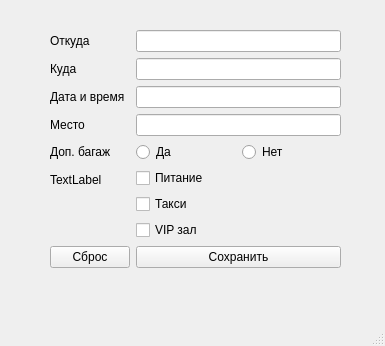
<?xml version="1.0" encoding="UTF-8"?>
<ui version="4.0">
 <class>MainWindow</class>
 <widget class="QMainWindow" name="MainWindow">
  <property name="geometry">
   <rect>
    <x>0</x>
    <y>0</y>
    <width>385</width>
    <height>346</height>
   </rect>
  </property>
  <property name="windowTitle">
   <string>MainWindow</string>
  </property>
  <widget class="QWidget" name="centralwidget">
   <widget class="QWidget" name="formLayoutWidget">
    <property name="geometry">
     <rect>
      <x>30</x>
      <y>0</y>
      <width>331</width>
      <height>310</height>
     </rect>
    </property>
    <layout class="QFormLayout" name="formLayout">
     <property name="labelAlignment">
      <set>Qt::AlignmentFlag::AlignLeading|Qt::AlignmentFlag::AlignLeft|Qt::AlignmentFlag::AlignVCenter</set>
     </property>
     <property name="leftMargin">
      <number>20</number>
     </property>
     <property name="topMargin">
      <number>30</number>
     </property>
     <property name="rightMargin">
      <number>20</number>
     </property>
     <property name="bottomMargin">
      <number>30</number>
     </property>
     <item row="0" column="1">
      <widget class="QLineEdit" name="fromLineEdit">
       <property name="enabled">
        <bool>true</bool>
       </property>
      </widget>
     </item>
     <item row="1" column="0">
      <widget class="QLabel" name="label_2">
       <property name="text">
        <string>Куда</string>
       </property>
      </widget>
     </item>
     <item row="1" column="1">
      <widget class="QLineEdit" name="toLineEdit"/>
     </item>
     <item row="2" column="0">
      <widget class="QLabel" name="label_3">
       <property name="text">
        <string>Дата и время</string>
       </property>
      </widget>
     </item>
     <item row="2" column="1">
      <widget class="QLineEdit" name="dateTimeLineEdit"/>
     </item>
     <item row="3" column="0">
      <widget class="QLabel" name="label_4">
       <property name="text">
        <string>Место</string>
       </property>
      </widget>
     </item>
     <item row="3" column="1">
      <widget class="QLineEdit" name="seatLineEdit"/>
     </item>
     <item row="4" column="0">
      <widget class="QLabel" name="label_5">
       <property name="text">
        <string>Доп. багаж</string>
       </property>
      </widget>
     </item>
     <item row="4" column="1">
      <layout class="QHBoxLayout" name="horizontalLayout">
       <item>
        <widget class="QRadioButton" name="baggageYesRadioButton">
         <property name="text">
          <string>Да</string>
         </property>
         <property name="autoExclusive">
          <bool>false</bool>
         </property>
        </widget>
       </item>
       <item>
        <widget class="QRadioButton" name="baggageNoRadioButton">
         <property name="text">
          <string>Нет</string>
         </property>
         <property name="autoExclusive">
          <bool>false</bool>
         </property>
        </widget>
       </item>
      </layout>
     </item>
     <item row="5" column="0">
      <widget class="QLabel" name="label_6">
       <property name="text">
        <string>TextLabel</string>
       </property>
      </widget>
     </item>
     <item row="5" column="1">
      <layout class="QVBoxLayout" name="verticalLayout_2">
       <item>
        <widget class="QCheckBox" name="foodCheckBox">
         <property name="text">
          <string>Питание</string>
         </property>
        </widget>
       </item>
       <item>
        <widget class="QCheckBox" name="taxiCheckBox">
         <property name="text">
          <string>Такси</string>
         </property>
        </widget>
       </item>
       <item>
        <widget class="QCheckBox" name="vipCheckBox">
         <property name="text">
          <string>VIP зал</string>
         </property>
        </widget>
       </item>
      </layout>
     </item>
     <item row="6" column="0">
      <widget class="QPushButton" name="resetButton">
       <property name="text">
        <string>Сброс</string>
       </property>
      </widget>
     </item>
     <item row="6" column="1">
      <widget class="QPushButton" name="saveButton">
       <property name="text">
        <string>Сохранить</string>
       </property>
      </widget>
     </item>
     <item row="0" column="0">
      <widget class="QLabel" name="label">
       <property name="enabled">
        <bool>true</bool>
       </property>
       <property name="text">
        <string>Откуда</string>
       </property>
      </widget>
     </item>
    </layout>
   </widget>
  </widget>
  <widget class="QMenuBar" name="menubar">
   <property name="geometry">
    <rect>
     <x>0</x>
     <y>0</y>
     <width>385</width>
     <height>33</height>
    </rect>
   </property>
  </widget>
  <widget class="QStatusBar" name="statusbar"/>
 </widget>
 <resources/>
 <connections/>
</ui>
